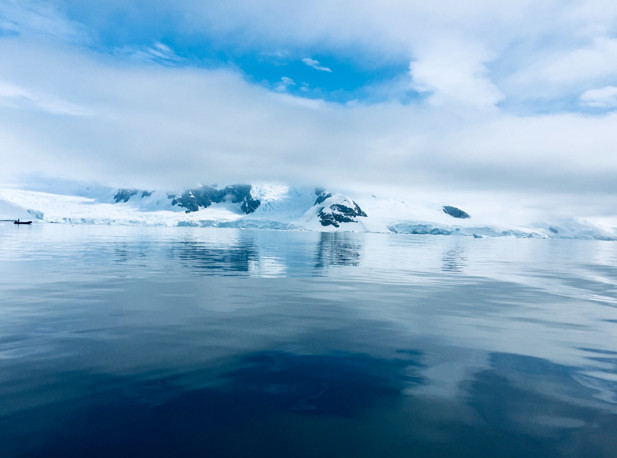
#> input picture media/img/antarctic.jpg, 617 x 458 px
$ python infiniteCircle.py
#> lines starting #> are read from the running program, lines starting #| are printed output that depends on the picture; after the words box and inside, x2 and y2 are one past the last pixel; in counts of white or black regions, pixels touching at a corner belong together
import cv2
import time
import numpy as np
from random import *

if __name__ == '__main__':
    img = cv2.imread("../media/img/antarctic.jpg")
#> img is the input picture: shape (458, 617, 3); mean B, G, R 189.4, 161, 122.6

    cy = int(img.shape[0] / 2)
#> cy = 229
    cx = int(img.shape[1] / 2)
#> cx = 308
    red = (0, 0, 255)
    yellow = (0, 255, 255)

    flag = False
    while True:
        img = cv2.imread("../media/img/antarctic.jpg")
        cv2.circle(img, (cx, cy), 30, red, -1)
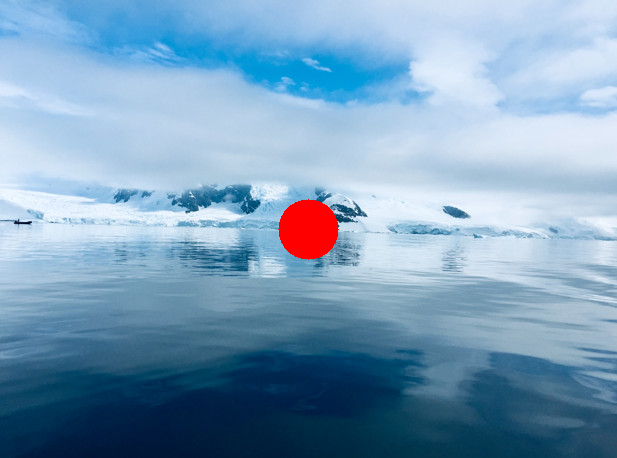
#> img: shape (458, 617, 3); 1% of pixels changed, all inside (x1, y1, x2, y2) = (278, 199, 339, 260)
        for r in range(40, 200, 20):
            cv2.circle(img, (cx, cy), r, yellow, 2)
            cv2.imshow("Circle", img)
            listener = cv2.waitKey(1)
            time.sleep(0.1)
            if listener != -1:
                cv2.destroyAllWindows()
                flag = True
                break
#> this loop made 1 pass; (key Esc is pressed on pass 1)
#> pass 1, `cv2.imshow("Circle", img)`:
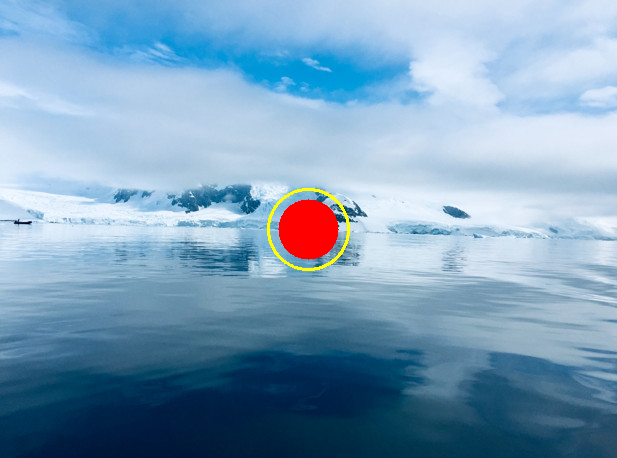
#> window 'Circle': shape (458, 617, 3); mean B, G, R 186.8, 159.5, 124.2
        if flag:
            cv2.destroyAllWindows()
            break

$ run again, with media/img/antar.jpg copied over media/img/antarctic.jpg
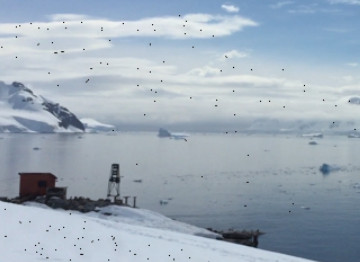
#> input picture media/img/antar.jpg, 360 x 262 px
#> img is the input picture: shape (262, 360, 3); mean B, G, R 186.1, 172.7, 158.5
#> `cv2.circle(img, (cx, cy), 30, red, -1)`:
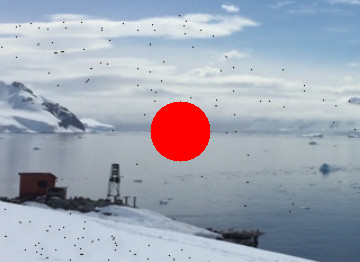
#> img: shape (262, 360, 3); 2.99% of pixels changed, all inside (x1, y1, x2, y2) = (150, 101, 211, 162)
#> the loop `for r in range(40, 200, 20):` made 1 pass; (key Esc is pressed on pass 1)
#> pass 1, `cv2.imshow("Circle", img)`:
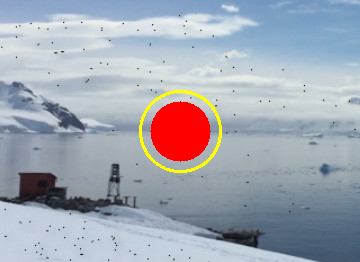
#> window 'Circle': shape (262, 360, 3); mean B, G, R 179.1, 168, 161.9
